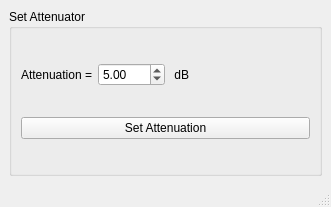
<?xml version="1.0" encoding="UTF-8"?>
<ui version="4.0">
 <class>MainWindow</class>
 <widget class="QMainWindow" name="MainWindow">
  <property name="geometry">
   <rect>
    <x>0</x>
    <y>0</y>
    <width>331</width>
    <height>207</height>
   </rect>
  </property>
  <property name="windowTitle">
   <string>Attenuator</string>
  </property>
  <widget class="QWidget" name="centralwidget">
   <layout class="QGridLayout" name="gridLayout">
    <item row="0" column="0">
     <widget class="QGroupBox" name="groupBox">
      <property name="title">
       <string>Set Attenuator</string>
      </property>
      <layout class="QGridLayout" name="gridLayout_2">
       <item row="1" column="0" colspan="4">
        <widget class="QPushButton" name="btn_set_attenuation">
         <property name="text">
          <string>Set Attenuation</string>
         </property>
        </widget>
       </item>
       <item row="0" column="1">
        <widget class="QDoubleSpinBox" name="dsbox_attenuation">
         <property name="prefix">
          <string/>
         </property>
         <property name="suffix">
          <string/>
         </property>
         <property name="minimum">
          <double>0.000000000000000</double>
         </property>
         <property name="maximum">
          <double>30.000000000000000</double>
         </property>
         <property name="value">
          <double>5.000000000000000</double>
         </property>
        </widget>
       </item>
       <item row="0" column="0">
        <widget class="QLabel" name="label">
         <property name="text">
          <string>Attenuation =</string>
         </property>
        </widget>
       </item>
       <item row="0" column="2">
        <widget class="QLabel" name="label_2">
         <property name="text">
          <string> dB</string>
         </property>
        </widget>
       </item>
      </layout>
     </widget>
    </item>
   </layout>
  </widget>
  <widget class="QStatusBar" name="statusbar"/>
  <action name="actionAtt">
   <property name="text">
    <string>Att </string>
   </property>
  </action>
  <action name="actionRefresh">
   <property name="text">
    <string>Refresh USB</string>
   </property>
  </action>
 </widget>
 <resources/>
 <connections/>
</ui>
